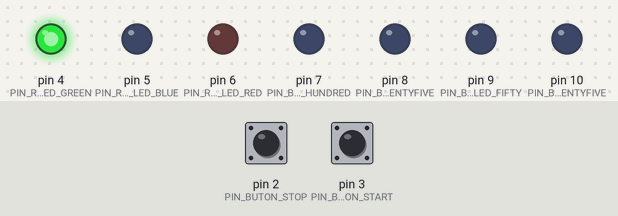
The sketch below on a simulated Arduino Uno, built with avr-gcc and run on an emulated ATmega328P. On the bench: output pins drawn as LEDs (lit = HIGH). Dashed ring = blinking. The test bench sets the inputs (shaded band); at power-on: pin 3 (PIN_BUTON_START) HIGH, pin 2 (PIN_BUTON_STOP) HIGH.

Above: at 1.2 s.
1.3 s: pin 3 (PIN_BUTON_START) pulled LOW for 0.15 s
At 1.8 s:
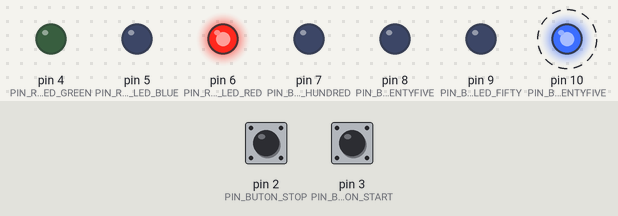
4.4 s: pin 2 (PIN_BUTON_STOP) pulled LOW for 3.2 s
At 4.4 s:
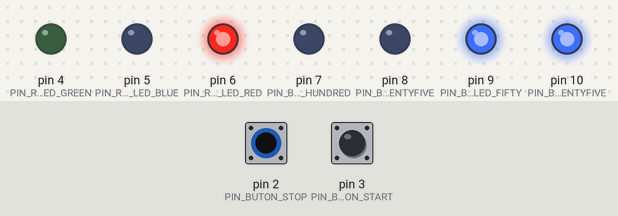
At 11.9 s:
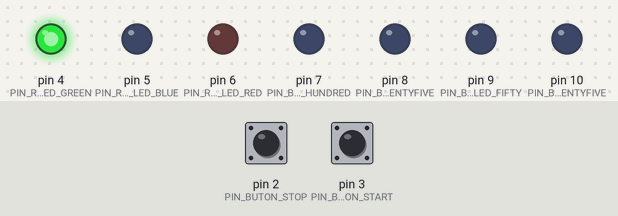
Timing chart, 0 to 13.4 s (numbered marks = the images above; inputs shaded):
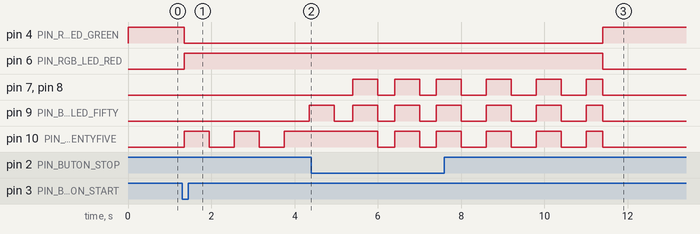

Measured:
- after the input at 1.3 s, pin 4 (PIN_RGB_LED_GREEN): HIGH → LOW after 0.05 s; pin 6 (PIN_RGB_LED_RED): LOW → HIGH after 0.05 s; pin 9 (PIN_BLUE_LED_FIFTY): LOW → HIGH after 3.1 s; pin 10 (PIN_BLUE_LED_TWENTYFIVE): alternates HIGH for 0.60 s and LOW for 0.60 s, starting after 0.05 s
- after the input at 4.4 s, pin 4 (PIN_RGB_LED_GREEN): LOW → HIGH after 7.0 s; pin 6 (PIN_RGB_LED_RED): HIGH → LOW after 7.0 s

The sketch:

tema1.ino
```cpp
#define PIN_BUTON_STOP 2
#define PIN_BUTON_START 3
#define PIN_RGB_LED_GREEN 4
#define PIN_RGB_LED_BLUE 5
#define PIN_RGB_LED_RED 6
#define PIN_BLUE_LED_HUNDRED 7
#define PIN_BLUE_LED_SEVENTYFIVE 8
#define PIN_BLUE_LED_FIFTY 9
#define PIN_BLUE_LED_TWENTYFIVE 10

#define chargingTime 12000
#define FORCE_STOP_TIME 1000
#define FOUR_LEDS_BLINKING_TIME 4000

int startButtonState = HIGH;
int lastStartButtonState = HIGH;

int stopButtonState = HIGH;
long stopButtonConstantStateTimestamp = 0;
int lastStopButtonState = HIGH;

unsigned long lastStartDebounceTime = 0;
unsigned long lastStopDebounceTime = 0;

unsigned long debounceDelay = 50;
unsigned long debounceDelayStop = FORCE_STOP_TIME;

long chargingTimerStart = 0;

int blinkingPeriod = 600; /// milisecunde

int blueLedBlinking25 = false;
int lastblueLedBlinking25 = false;
int lastBlink25 = 0;

int blueLedBlinking50 = false;
int lastblueLedBlinking50 = false;
int lastBlink50 = 0;

int blueLedBlinking75 = false;
int lastblueLedBlinking75 = false;
int lastBlink75 = 0;

int blueLedBlinking100 = false;
int lastblueLedBlinking100 = false;
int lastBlink100 = 0;

int charging = false;

void StartCharging() {
  digitalWrite(PIN_RGB_LED_GREEN, LOW);
  digitalWrite(PIN_RGB_LED_RED, HIGH);
  chargingTimerStart = millis();
  blueLedBlinking25 = true;
  charging = true;
  //Serial.print("Started charging at ");
  //Serial.print(millis());
  //Serial.print("\n");
}

void StopCharging() {
  blueLedBlinking25 = false;
  blueLedBlinking50 = false;
  blueLedBlinking75 = false;
  blueLedBlinking100 = false;
  digitalWrite(PIN_BLUE_LED_TWENTYFIVE, 0);
  digitalWrite(PIN_BLUE_LED_FIFTY, 0);
  digitalWrite(PIN_BLUE_LED_SEVENTYFIVE, 0);
  digitalWrite(PIN_BLUE_LED_HUNDRED, 0);
  digitalWrite(PIN_RGB_LED_RED, 0);
  digitalWrite(PIN_RGB_LED_GREEN, 1);
  charging = false;
}

void StopChargingForce() {
  chargingTimerStart = (long)millis() - chargingTime;
}

void setup() {
  ///Serial.begin(9600);
  pinMode(PIN_BUTON_STOP, INPUT_PULLUP);
  pinMode(PIN_BUTON_START, INPUT_PULLUP);
  for(int i = 4; i <= 10; ++i)
    pinMode(i, OUTPUT);

  digitalWrite(PIN_RGB_LED_GREEN, HIGH);
}

void loop() {
  int startButtonReading = digitalRead(PIN_BUTON_START);
  int stopButtonReading = digitalRead(PIN_BUTON_STOP);

  if(startButtonReading != lastStartButtonState)
    lastStartDebounceTime = millis();

  if(stopButtonReading != lastStopButtonState)
    lastStopDebounceTime = millis();

  if((millis() - lastStartDebounceTime) > debounceDelay) {
    if(startButtonReading != startButtonState) {
      startButtonState = startButtonReading;

      if(startButtonState == LOW && !charging)
        StartCharging();
    }
  }

  if((millis() - lastStopDebounceTime) > debounceDelayStop) {
    if(stopButtonReading != stopButtonState) {
      stopButtonState = stopButtonReading;
      if(stopButtonReading == LOW && lastStopButtonState == HIGH)
        stopButtonConstantStateTimestamp = millis();

    }
    else
      if(charging && stopButtonState == LOW && millis() - stopButtonConstantStateTimestamp >= FORCE_STOP_TIME) {
        StopChargingForce();
        stopButtonConstantStateTimestamp = millis();
      }
  }

  if(millis() - chargingTimerStart > chargingTime) {
    if(millis() - chargingTimerStart <= chargingTime + FOUR_LEDS_BLINKING_TIME) {
      blueLedBlinking25 = true;
      blueLedBlinking50 = true;
      blueLedBlinking75 = true;
      blueLedBlinking100 = true;
      if(lastblueLedBlinking25 == false) {
        digitalWrite(PIN_BLUE_LED_HUNDRED, HIGH);
        digitalWrite(PIN_BLUE_LED_SEVENTYFIVE, HIGH);
        digitalWrite(PIN_BLUE_LED_FIFTY, HIGH);
        digitalWrite(PIN_BLUE_LED_TWENTYFIVE, HIGH);
        lastBlink25 = millis();
        lastBlink50 = millis();
        lastBlink75 = millis();
        lastBlink100 = millis();
      }
    }
    else
      StopCharging();
  }

  if(charging) {
    if(millis() - chargingTimerStart <= chargingTime) {
      if(millis() - chargingTimerStart >= chargingTime / 4.0 * 3) {
        blueLedBlinking100 = true;

        blueLedBlinking75 = false;
        blueLedBlinking50 = false;
        blueLedBlinking25 = false;
        if(lastblueLedBlinking100 == false) {
          ///Serial.print("100 set blinking\n");
          lastBlink100 = millis();
          digitalWrite(PIN_BLUE_LED_HUNDRED, HIGH);
          digitalWrite(PIN_BLUE_LED_SEVENTYFIVE, HIGH);
          digitalWrite(PIN_BLUE_LED_FIFTY, HIGH);
          digitalWrite(PIN_BLUE_LED_TWENTYFIVE, HIGH);
        }
      }
      else
        if(millis() - chargingTimerStart >= chargingTime / 2.0) {
          blueLedBlinking75 = true;

          blueLedBlinking100 = false;
          blueLedBlinking50 = false;
          blueLedBlinking25 = false;
          if(lastblueLedBlinking75 == false) {
            lastBlink75 = millis();
           /// Serial.print("75 set blinking\n");
            digitalWrite(PIN_BLUE_LED_SEVENTYFIVE, HIGH);
            digitalWrite(PIN_BLUE_LED_FIFTY, HIGH);
            digitalWrite(PIN_BLUE_LED_TWENTYFIVE, HIGH);
          }
        }
        else
          if(millis() - chargingTimerStart >= chargingTime / 4.0) {
            blueLedBlinking50 = true;

            blueLedBlinking75 = false;
            blueLedBlinking100 = false;
            blueLedBlinking25 = false;
            if(lastblueLedBlinking50 == false) {
              lastBlink50 = millis();
              digitalWrite(PIN_BLUE_LED_FIFTY, HIGH);
              digitalWrite(PIN_BLUE_LED_TWENTYFIVE, HIGH);
              ///Serial.print("50 set blinking\n");
            }
          }
          else {
            blueLedBlinking25 = true;

            blueLedBlinking50 = false;
            blueLedBlinking75 = false;
            blueLedBlinking100 = false;
            if(lastblueLedBlinking25 == false) {
              digitalWrite(PIN_BLUE_LED_TWENTYFIVE, HIGH);
              lastBlink25 = millis();
             /// Serial.print("25 set blinking\n");
            }
          }
    }
  }

  if(blueLedBlinking25) {
    if(millis() - lastBlink25 >= blinkingPeriod) {
      lastBlink25 = millis();
      digitalWrite(PIN_BLUE_LED_TWENTYFIVE, !digitalRead(PIN_BLUE_LED_TWENTYFIVE));
    }
  }

  if(blueLedBlinking50) {
    if(millis() - lastBlink50 >= blinkingPeriod) {
      lastBlink50 = millis();
      digitalWrite(PIN_BLUE_LED_FIFTY, !digitalRead(PIN_BLUE_LED_FIFTY));
    }
  }

  if(blueLedBlinking75) {
    if(millis() - lastBlink75 >= blinkingPeriod) {
      lastBlink75 = millis();
      digitalWrite(PIN_BLUE_LED_SEVENTYFIVE, !digitalRead(PIN_BLUE_LED_SEVENTYFIVE));
    }
  }

  if(blueLedBlinking100) {
    if(millis() - lastBlink100 >= blinkingPeriod) {
      lastBlink100 = millis();
      digitalWrite(PIN_BLUE_LED_HUNDRED, !digitalRead(PIN_BLUE_LED_HUNDRED));
    }
  }
  lastStartButtonState = startButtonReading;
  lastStopButtonState = stopButtonReading;
  lastblueLedBlinking25 = blueLedBlinking25;
  lastblueLedBlinking50 = blueLedBlinking50;
  lastblueLedBlinking75 = blueLedBlinking75;
  lastblueLedBlinking100 = blueLedBlinking100;
}
```
